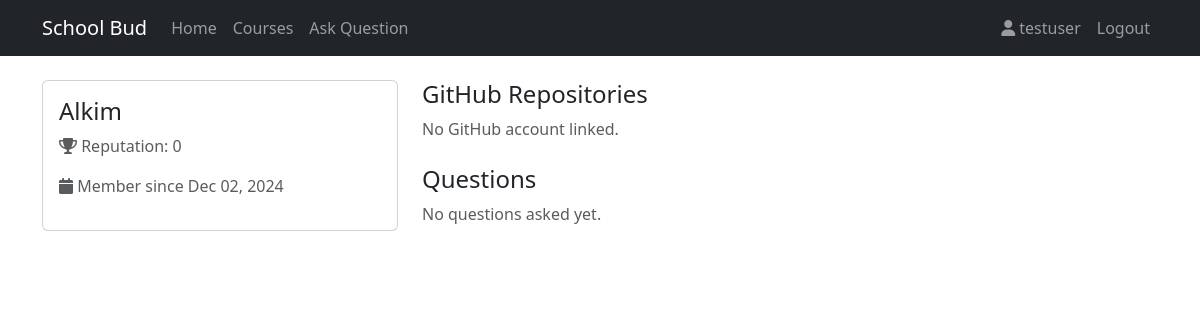
The page /profile/Alkim/ (signed in) on the database its author committed.
### core/models.py (models this page shows, shortened)
class Profile(models.Model):
    ROLE_CHOICES = (
        ('student', 'Student'),
        ('lecturer', 'Lecturer'),
        ('admin', 'Admin'),
    )
    user = models.OneToOneField(User, on_delete=models.CASCADE)
    reputation = models.IntegerField(default=0)
    github_username = models.CharField(max_length=100, blank=True)
    bio = models.TextField(max_length=500, blank=True)
    created_at = models.DateTimeField(auto_now_add=True)
    github_repos = models.JSONField(null=True, blank=True)
    last_github_sync = models.DateTimeField(null=True, blank=True)
    role = models.CharField(max_length=20, choices=ROLE_CHOICES, default='student')

### core/views.py (the view)
# urls.py: path('profile/<str:username>/', views.profile, name='profile'),
@login_required
def profile(request, username):
    user = get_object_or_404(User, username=username)
    profile = get_object_or_404(Profile, user=user)
    questions = Question.objects.filter(author=user, removed=False)
    if profile.github_username and (
        not profile.github_repos or
        not profile.last_github_sync or
        profile.last_github_sync < datetime.now() - timedelta(hours=24)
    ):
        repos = get_github_repos(profile.github_username)
        if repos:
            profile.github_repos = repos
            profile.last_github_sync = datetime.now()
            profile.save()
    return render(request, 'core/profile.html', {
        'profile': profile,
        'questions': questions,
        'github_repos': profile.github_repos if profile.github_repos else []
    })

### core/templates/core/profile.html (shortened to what this page needs)
{% extends 'core/base.html' %}
{% block content %}
<div class="row">
    <div class="col-md-4">
        <div class="card mb-4">
            <div class="card-body">
                <h4 class="card-title">{{ profile.user.username }}</h4>
                <p class="text-muted">
                    <i class="fas fa-trophy"></i> Reputation: <span class="user-reputation">{{ profile.reputation }}</span>
                </p>
                <p class="text-muted">
                    <i class="fas fa-calendar"></i> Member since {{ profile.created_at|date:"M d, Y" }}
                </p>
            </div>
        </div>
    </div>
    <div class="col-md-8">
        <div class="mb-4">
            <h4>GitHub Repositories</h4>
            {% if github_repos %}
                {% for repo in github_repos %}
                <div class="card mb-3">
                    <div class="card-body">
                        <div class="d-flex justify-content-between align-items-start">
                            <h5 class="card-title">
                                <a href="{{ repo.url }}" target="_blank">{{ repo.name }}</a>
                            </h5>
                            {% if repo.language %}
                            <span class="badge bg-primary">{{ repo.language }}</span>
                            {% endif %}
                        </div>
                        {% if repo.description %}
                        <p class="card-text">{{ repo.description }}</p>
                        {% endif %}
                        {% if repo.readme %}
                        <div class="collapse" id="readme-{{ forloop.counter }}">
                            <div class="card card-body bg-light">
                                <pre class="mb-0"><code>{{ repo.readme }}</code></pre>
                            </div>
                        </div>
                        <button class="btn btn-sm btn-outline-primary mt-2"
                                data-bs-toggle="collapse"
                                data-bs-target="#readme-{{ forloop.counter }}">
                            Toggle README
                        </button>
                        {% endif %}
                        <div class="mt-2">
                            <small class="text-muted">
                                <i class="fas fa-star"></i> {{ repo.stars }}
                                • Updated {{ repo.updated_at|date:"M d, Y" }}
                            </small>
                        </div>
                    </div>
                </div>
                {% endfor %}
            {% else %}
                {% if profile.github_username %}
                <p class="text-muted">No public repositories found.</p>
                {% else %}
                <p class="text-muted">No GitHub account linked.</p>
                {% endif %}
            {% endif %}
        </div>
        <h4>Questions</h4>
        {% for question in questions %}
        <div class="card mb-3">
            <div class="card-body">
                <h5 class="card-title">
                    <a href="{% url 'question_detail' question.pk %}">{{ question.title }}</a>
                </h5>
                <p class="card-text text-truncate">{{ question.content }}</p>
                <small class="text-muted">
                    Posted on {{ question.created_at|date:"M d, Y" }}
                    • {{ question.votes }} votes
                </small>
            </div>
        </div>
        {% empty %}
        <p class="text-muted">No questions asked yet.</p>
        {% endfor %}
    </div>
</div>
{% endblock %}

### core/templates/core/base.html (shortened to what this page needs)
{% load static %}
<!DOCTYPE html>
<html lang="en">
<head>
    <link href="https://cdn.jsdelivr.net/npm/bootstrap@5.3.0/dist/css/bootstrap.min.css" rel="stylesheet">
    <link href="https://cdnjs.cloudflare.com/ajax/libs/font-awesome/6.0.0/css/all.min.css" rel="stylesheet">
</head>
<body class="{% if user.is_authenticated %}user-authenticated{% endif %}">
    <nav class="navbar navbar-expand-lg navbar-dark bg-dark">
        <div class="container">
            <a class="navbar-brand" href="{% url 'home' %}">School Bud</a>
            <div class="collapse navbar-collapse" id="navbarNav">
                <ul class="navbar-nav me-auto">
                    <li class="nav-item">
                        <a class="nav-link" href="{% url 'home' %}">Home</a>
                    </li>
                    <li class="nav-item">
                        <a class="nav-link" href="{% url 'course_list' %}">Courses</a>
                    </li>
                    {% if user.is_authenticated %}
                    <li class="nav-item">
                        <a class="nav-link" href="{% url 'question_new' %}">Ask Question</a>
                    </li>
                    {% endif %}
                </ul>
                <ul class="navbar-nav">
                    {% if user.is_authenticated %}
                    <li class="nav-item">
                        <a class="nav-link" href="{% url 'profile' user.username %}">
                            <i class="fas fa-user"></i> {{ user.username }}
                        </a>
                    </li>
                    <li class="nav-item">
                        <a class="nav-link" href="{% url 'logout' %}">Logout</a>
                    </li>
                    {% endif %}
                </ul>
            </div>
        </div>
    </nav>
    <div class="container mt-4">
        {% block content %}
        {% endblock %}
    </div>
</body>
</html>

### rows shown on the page
Profile: user.username "Alkim", reputation "0", created_at "Dec 02, 2024"

### other values the page prints
{{ user.username }} "testuser"
